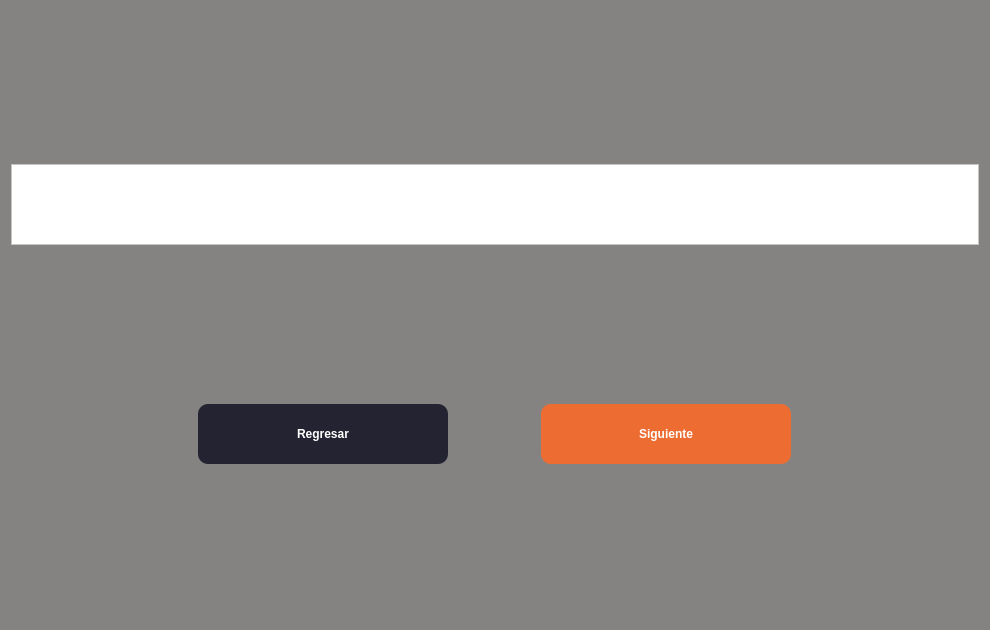
<?xml version="1.0" encoding="UTF-8"?>
<ui version="4.0">
 <class>Form</class>
 <widget class="QWidget" name="Form">
  <property name="windowModality">
   <enum>Qt::WindowModal</enum>
  </property>
  <property name="geometry">
   <rect>
    <x>0</x>
    <y>0</y>
    <width>990</width>
    <height>630</height>
   </rect>
  </property>
  <property name="palette">
   <palette>
    <active>
     <colorrole role="WindowText">
      <brush brushstyle="SolidPattern">
       <color alpha="255">
        <red>255</red>
        <green>255</green>
        <blue>255</blue>
       </color>
      </brush>
     </colorrole>
     <colorrole role="Button">
      <brush brushstyle="SolidPattern">
       <color alpha="255">
        <red>132</red>
        <green>131</green>
        <blue>130</blue>
       </color>
      </brush>
     </colorrole>
     <colorrole role="Light">
      <brush brushstyle="SolidPattern">
       <color alpha="255">
        <red>255</red>
        <green>255</green>
        <blue>255</blue>
       </color>
      </brush>
     </colorrole>
     <colorrole role="Midlight">
      <brush brushstyle="SolidPattern">
       <color alpha="255">
        <red>255</red>
        <green>255</green>
        <blue>255</blue>
       </color>
      </brush>
     </colorrole>
     <colorrole role="Dark">
      <brush brushstyle="SolidPattern">
       <color alpha="255">
        <red>127</red>
        <green>127</green>
        <blue>127</blue>
       </color>
      </brush>
     </colorrole>
     <colorrole role="Mid">
      <brush brushstyle="SolidPattern">
       <color alpha="255">
        <red>170</red>
        <green>170</green>
        <blue>170</blue>
       </color>
      </brush>
     </colorrole>
     <colorrole role="Text">
      <brush brushstyle="SolidPattern">
       <color alpha="255">
        <red>255</red>
        <green>255</green>
        <blue>255</blue>
       </color>
      </brush>
     </colorrole>
     <colorrole role="BrightText">
      <brush brushstyle="SolidPattern">
       <color alpha="255">
        <red>255</red>
        <green>255</green>
        <blue>255</blue>
       </color>
      </brush>
     </colorrole>
     <colorrole role="ButtonText">
      <brush brushstyle="SolidPattern">
       <color alpha="255">
        <red>255</red>
        <green>255</green>
        <blue>255</blue>
       </color>
      </brush>
     </colorrole>
     <colorrole role="Base">
      <brush brushstyle="SolidPattern">
       <color alpha="255">
        <red>132</red>
        <green>131</green>
        <blue>130</blue>
       </color>
      </brush>
     </colorrole>
     <colorrole role="Window">
      <brush brushstyle="SolidPattern">
       <color alpha="255">
        <red>132</red>
        <green>131</green>
        <blue>130</blue>
       </color>
      </brush>
     </colorrole>
     <colorrole role="Shadow">
      <brush brushstyle="SolidPattern">
       <color alpha="255">
        <red>0</red>
        <green>0</green>
        <blue>0</blue>
       </color>
      </brush>
     </colorrole>
     <colorrole role="AlternateBase">
      <brush brushstyle="SolidPattern">
       <color alpha="255">
        <red>255</red>
        <green>255</green>
        <blue>255</blue>
       </color>
      </brush>
     </colorrole>
     <colorrole role="ToolTipBase">
      <brush brushstyle="SolidPattern">
       <color alpha="255">
        <red>255</red>
        <green>255</green>
        <blue>220</blue>
       </color>
      </brush>
     </colorrole>
     <colorrole role="ToolTipText">
      <brush brushstyle="SolidPattern">
       <color alpha="255">
        <red>0</red>
        <green>0</green>
        <blue>0</blue>
       </color>
      </brush>
     </colorrole>
    </active>
    <inactive>
     <colorrole role="WindowText">
      <brush brushstyle="SolidPattern">
       <color alpha="255">
        <red>255</red>
        <green>255</green>
        <blue>255</blue>
       </color>
      </brush>
     </colorrole>
     <colorrole role="Button">
      <brush brushstyle="SolidPattern">
       <color alpha="255">
        <red>132</red>
        <green>131</green>
        <blue>130</blue>
       </color>
      </brush>
     </colorrole>
     <colorrole role="Light">
      <brush brushstyle="SolidPattern">
       <color alpha="255">
        <red>255</red>
        <green>255</green>
        <blue>255</blue>
       </color>
      </brush>
     </colorrole>
     <colorrole role="Midlight">
      <brush brushstyle="SolidPattern">
       <color alpha="255">
        <red>255</red>
        <green>255</green>
        <blue>255</blue>
       </color>
      </brush>
     </colorrole>
     <colorrole role="Dark">
      <brush brushstyle="SolidPattern">
       <color alpha="255">
        <red>127</red>
        <green>127</green>
        <blue>127</blue>
       </color>
      </brush>
     </colorrole>
     <colorrole role="Mid">
      <brush brushstyle="SolidPattern">
       <color alpha="255">
        <red>170</red>
        <green>170</green>
        <blue>170</blue>
       </color>
      </brush>
     </colorrole>
     <colorrole role="Text">
      <brush brushstyle="SolidPattern">
       <color alpha="255">
        <red>255</red>
        <green>255</green>
        <blue>255</blue>
       </color>
      </brush>
     </colorrole>
     <colorrole role="BrightText">
      <brush brushstyle="SolidPattern">
       <color alpha="255">
        <red>255</red>
        <green>255</green>
        <blue>255</blue>
       </color>
      </brush>
     </colorrole>
     <colorrole role="ButtonText">
      <brush brushstyle="SolidPattern">
       <color alpha="255">
        <red>255</red>
        <green>255</green>
        <blue>255</blue>
       </color>
      </brush>
     </colorrole>
     <colorrole role="Base">
      <brush brushstyle="SolidPattern">
       <color alpha="255">
        <red>132</red>
        <green>131</green>
        <blue>130</blue>
       </color>
      </brush>
     </colorrole>
     <colorrole role="Window">
      <brush brushstyle="SolidPattern">
       <color alpha="255">
        <red>132</red>
        <green>131</green>
        <blue>130</blue>
       </color>
      </brush>
     </colorrole>
     <colorrole role="Shadow">
      <brush brushstyle="SolidPattern">
       <color alpha="255">
        <red>0</red>
        <green>0</green>
        <blue>0</blue>
       </color>
      </brush>
     </colorrole>
     <colorrole role="AlternateBase">
      <brush brushstyle="SolidPattern">
       <color alpha="255">
        <red>255</red>
        <green>255</green>
        <blue>255</blue>
       </color>
      </brush>
     </colorrole>
     <colorrole role="ToolTipBase">
      <brush brushstyle="SolidPattern">
       <color alpha="255">
        <red>255</red>
        <green>255</green>
        <blue>220</blue>
       </color>
      </brush>
     </colorrole>
     <colorrole role="ToolTipText">
      <brush brushstyle="SolidPattern">
       <color alpha="255">
        <red>0</red>
        <green>0</green>
        <blue>0</blue>
       </color>
      </brush>
     </colorrole>
    </inactive>
    <disabled>
     <colorrole role="WindowText">
      <brush brushstyle="SolidPattern">
       <color alpha="255">
        <red>255</red>
        <green>255</green>
        <blue>255</blue>
       </color>
      </brush>
     </colorrole>
     <colorrole role="Button">
      <brush brushstyle="SolidPattern">
       <color alpha="255">
        <red>132</red>
        <green>131</green>
        <blue>130</blue>
       </color>
      </brush>
     </colorrole>
     <colorrole role="Light">
      <brush brushstyle="SolidPattern">
       <color alpha="255">
        <red>255</red>
        <green>255</green>
        <blue>255</blue>
       </color>
      </brush>
     </colorrole>
     <colorrole role="Midlight">
      <brush brushstyle="SolidPattern">
       <color alpha="255">
        <red>255</red>
        <green>255</green>
        <blue>255</blue>
       </color>
      </brush>
     </colorrole>
     <colorrole role="Dark">
      <brush brushstyle="SolidPattern">
       <color alpha="255">
        <red>127</red>
        <green>127</green>
        <blue>127</blue>
       </color>
      </brush>
     </colorrole>
     <colorrole role="Mid">
      <brush brushstyle="SolidPattern">
       <color alpha="255">
        <red>170</red>
        <green>170</green>
        <blue>170</blue>
       </color>
      </brush>
     </colorrole>
     <colorrole role="Text">
      <brush brushstyle="SolidPattern">
       <color alpha="255">
        <red>255</red>
        <green>255</green>
        <blue>255</blue>
       </color>
      </brush>
     </colorrole>
     <colorrole role="BrightText">
      <brush brushstyle="SolidPattern">
       <color alpha="255">
        <red>255</red>
        <green>255</green>
        <blue>255</blue>
       </color>
      </brush>
     </colorrole>
     <colorrole role="ButtonText">
      <brush brushstyle="SolidPattern">
       <color alpha="255">
        <red>255</red>
        <green>255</green>
        <blue>255</blue>
       </color>
      </brush>
     </colorrole>
     <colorrole role="Base">
      <brush brushstyle="SolidPattern">
       <color alpha="255">
        <red>132</red>
        <green>131</green>
        <blue>130</blue>
       </color>
      </brush>
     </colorrole>
     <colorrole role="Window">
      <brush brushstyle="SolidPattern">
       <color alpha="255">
        <red>132</red>
        <green>131</green>
        <blue>130</blue>
       </color>
      </brush>
     </colorrole>
     <colorrole role="Shadow">
      <brush brushstyle="SolidPattern">
       <color alpha="255">
        <red>0</red>
        <green>0</green>
        <blue>0</blue>
       </color>
      </brush>
     </colorrole>
     <colorrole role="AlternateBase">
      <brush brushstyle="SolidPattern">
       <color alpha="255">
        <red>255</red>
        <green>255</green>
        <blue>255</blue>
       </color>
      </brush>
     </colorrole>
     <colorrole role="ToolTipBase">
      <brush brushstyle="SolidPattern">
       <color alpha="255">
        <red>255</red>
        <green>255</green>
        <blue>220</blue>
       </color>
      </brush>
     </colorrole>
     <colorrole role="ToolTipText">
      <brush brushstyle="SolidPattern">
       <color alpha="255">
        <red>0</red>
        <green>0</green>
        <blue>0</blue>
       </color>
      </brush>
     </colorrole>
    </disabled>
   </palette>
  </property>
  <property name="windowTitle">
   <string>Generador de Diplomas</string>
  </property>
  <property name="autoFillBackground">
   <bool>false</bool>
  </property>
  <property name="styleSheet">
   <string notr="true">color: white;
background-color: rgb(132, 131, 130);</string>
  </property>
  <layout class="QVBoxLayout" name="verticalLayout">
   <item>
    <widget class="QFrame" name="frame">
     <property name="maximumSize">
      <size>
       <width>16777215</width>
       <height>81</height>
      </size>
     </property>
     <property name="autoFillBackground">
      <bool>false</bool>
     </property>
     <property name="styleSheet">
      <string notr="true">background-color: rgb(255, 255, 255)
</string>
     </property>
     <property name="frameShape">
      <enum>QFrame::StyledPanel</enum>
     </property>
     <property name="frameShadow">
      <enum>QFrame::Raised</enum>
     </property>
     <layout class="QGridLayout" name="gridLayout_2">
      <item row="0" column="0">
       <widget class="QLabel" name="lbLogo">
        <property name="sizePolicy">
         <sizepolicy hsizetype="Maximum" vsizetype="Preferred">
          <horstretch>0</horstretch>
          <verstretch>0</verstretch>
         </sizepolicy>
        </property>
        <property name="autoFillBackground">
         <bool>false</bool>
        </property>
        <property name="styleSheet">
         <string notr="true"/>
        </property>
        <property name="text">
         <string/>
        </property>
        <property name="pixmap">
         <pixmap>../icons/csoftmty_logo.png</pixmap>
        </property>
        <property name="scaledContents">
         <bool>false</bool>
        </property>
       </widget>
      </item>
     </layout>
    </widget>
   </item>
   <item>
    <layout class="QVBoxLayout" name="vlPDF">
     <property name="leftMargin">
      <number>100</number>
     </property>
     <property name="topMargin">
      <number>0</number>
     </property>
     <property name="rightMargin">
      <number>100</number>
     </property>
    </layout>
   </item>
   <item>
    <layout class="QHBoxLayout" name="hlButtons">
     <property name="leftMargin">
      <number>100</number>
     </property>
     <property name="rightMargin">
      <number>100</number>
     </property>
     <item>
      <widget class="QPushButton" name="btnBack">
       <property name="sizePolicy">
        <sizepolicy hsizetype="Maximum" vsizetype="Fixed">
         <horstretch>0</horstretch>
         <verstretch>0</verstretch>
        </sizepolicy>
       </property>
       <property name="minimumSize">
        <size>
         <width>250</width>
         <height>60</height>
        </size>
       </property>
       <property name="font">
        <font>
         <pointsize>9</pointsize>
         <weight>75</weight>
         <bold>true</bold>
        </font>
       </property>
       <property name="styleSheet">
        <string notr="true">background-color: #242331;
border-radius: 10px</string>
       </property>
       <property name="text">
        <string>Regresar</string>
       </property>
      </widget>
     </item>
     <item>
      <widget class="QPushButton" name="btnNext">
       <property name="sizePolicy">
        <sizepolicy hsizetype="Maximum" vsizetype="Fixed">
         <horstretch>0</horstretch>
         <verstretch>0</verstretch>
        </sizepolicy>
       </property>
       <property name="minimumSize">
        <size>
         <width>250</width>
         <height>60</height>
        </size>
       </property>
       <property name="font">
        <font>
         <pointsize>9</pointsize>
         <weight>75</weight>
         <bold>true</bold>
        </font>
       </property>
       <property name="styleSheet">
        <string notr="true">background-color: rgb(237, 108, 50);
border-radius: 10px</string>
       </property>
       <property name="text">
        <string>Siguiente</string>
       </property>
      </widget>
     </item>
    </layout>
   </item>
  </layout>
 </widget>
 <resources/>
 <connections/>
</ui>
